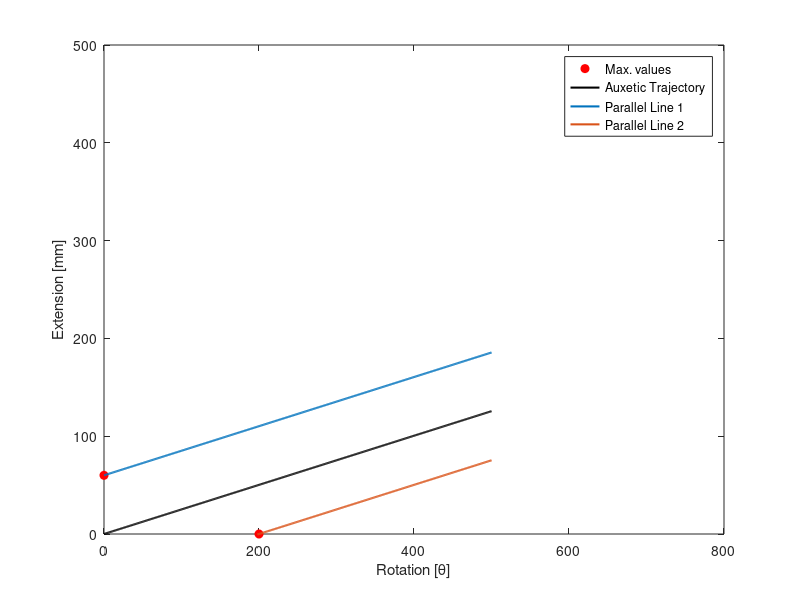

MATLAB code to generate this figure:
close all
clc

max_disp = 60;
max_theta = 200;
points = [0, max_disp; max_theta, 0]; % maximum extension and rotation

figure;

p1 = plot(points(:,1), points(:,2), 'ro', 'MarkerFaceColor', 'r', 'DisplayName', 'Max. values');

x = 0:500;

y = 0.2512 * x;

hold on

p2 = plot(x, y, 'k-', 'LineWidth', 1.5, 'DisplayName', 'Auxetic Trajectory');

% Defining parallel lines

y1 = 0.2512.*x + points(1, 2);
y2 = 0.2512.*(x - points(2, 1));

hold on
plot(x, y1, '-', 'LineWidth', 1.5, 'DisplayName', 'Parallel Line 1')
hold on
plot(x, y2, '-', 'LineWidth', 1.5, 'DisplayName', 'Parallel Line 2')


legend()

xlabel('Rotation [\theta]')
ylabel('Extension [mm]')

xlim([0 800]);
ylim([0 500]);
